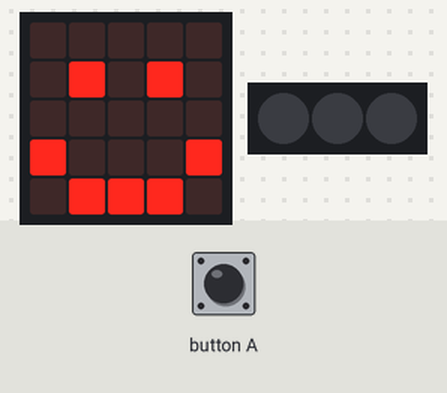
This program was run on a simulated Calliope mini (MakeCode). Shown: the board's 5×5 LED display, 3 RGB LEDs in strip order, left to right. Inputs (shaded band) come from the test bench. Random numbers come from a fixed seed.

Above: at 1.8 s.
1.9 s: button A pressed for 0.15 s
At 2.9 s:
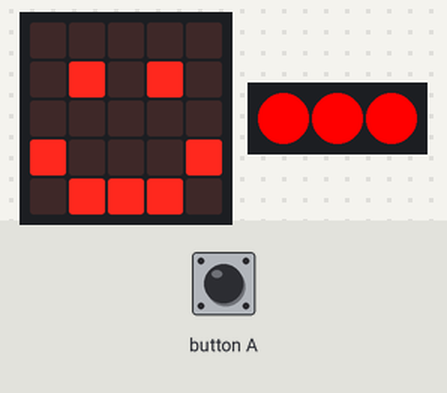
5.0 s: button A pressed for 0.15 s
At 7.2 s:
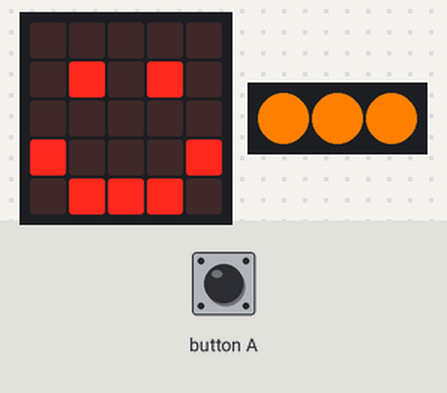
8.1 s: button A pressed for 0.15 s
At 9.4 s:
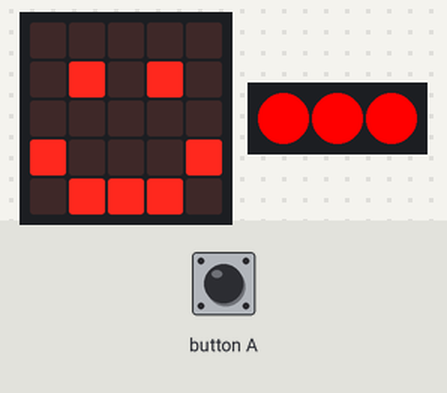
11.2 s: button A pressed for 0.15 s
At 14.1 s:
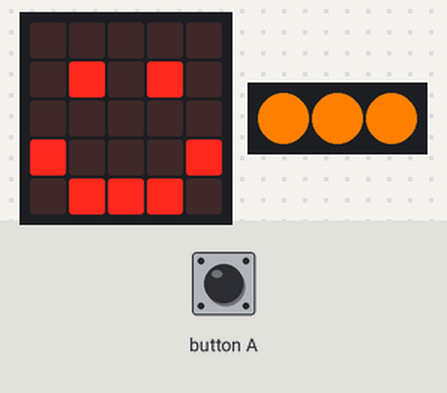
14.3 s: button A pressed for 0.15 s
At 16.8 s:
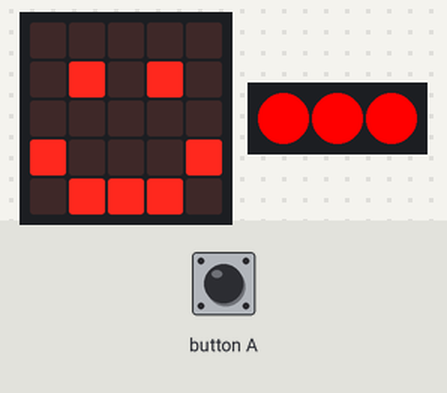
17.4 s: button A pressed for 0.15 s
At 22.3 s:
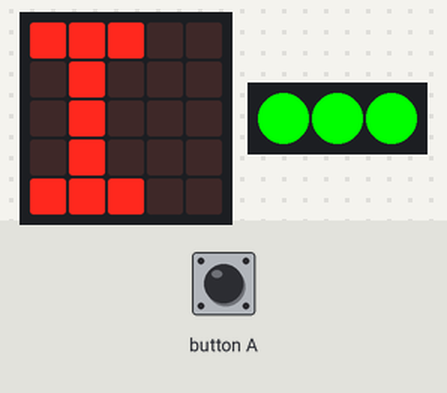
Timing chart, 0 to 23.5 s (numbered marks = the images above; inputs shaded):
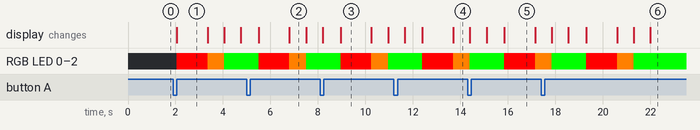

The program:

main.ts
```typescript
input.onButtonEvent(Button.A, input.buttonEventClick(), function () {
    basic.setLedColors(0xff0000, 0xff0000, 0xff0000)
    basic.showIcon(IconNames.Happy)
    basic.pause(700)
    basic.setLedColors(0xff8000, 0xff8000, 0xff8000)
    basic.pause(700)
    basic.setLedColors(0x00ff00, 0x00ff00, 0x00ff00)
    basic.pause(700)
    Position = randint(0, 25)
    Buchstabe = Buchstabenliste[Position]
    basic.showString("" + (Buchstabe))
})
let Buchstabe = ""
let Position = 0
let Buchstabenliste: string[] = []
basic.showIcon(IconNames.Happy)
Buchstabenliste = [
"A",
"B",
"C",
"D",
"E",
"F",
"G",
"H",
"I",
"J",
"K",
"L",
"M",
"N",
"O",
"P",
"Q",
"R",
"S",
"T",
"U",
"V",
"W",
"X",
"Y",
"Z"
]
basic.forever(function () {

})
```

test.ts
```typescript
// Hier kann man Tests durchführen; diese Datei wird nicht kompiliert, wenn dieses Paket als Erweiterung verwendet wird.
```

Measured:
- after the input at 1.9 s, RGB LED 0–2: off → RGB(255, 0, 0) after 0.15 s, → RGB(255, 128, 0) 1.3 s later, → RGB(0, 255, 0) 0.70 s later
- after the input at 5.0 s, RGB LED 0–2: RGB(0, 255, 0) → RGB(255, 0, 0) after 0.50 s, → RGB(255, 128, 0) 1.3 s later, → RGB(0, 255, 0) 0.70 s later; the display: first changes after 0.50 s (image 2 shows a later state)
- what the display in image 1 shows lasts 1.3 s, from 2.1 s to 3.4 s
- what the display in image 2 shows lasts 0.7 s, from 6.8 s to 7.5 s
